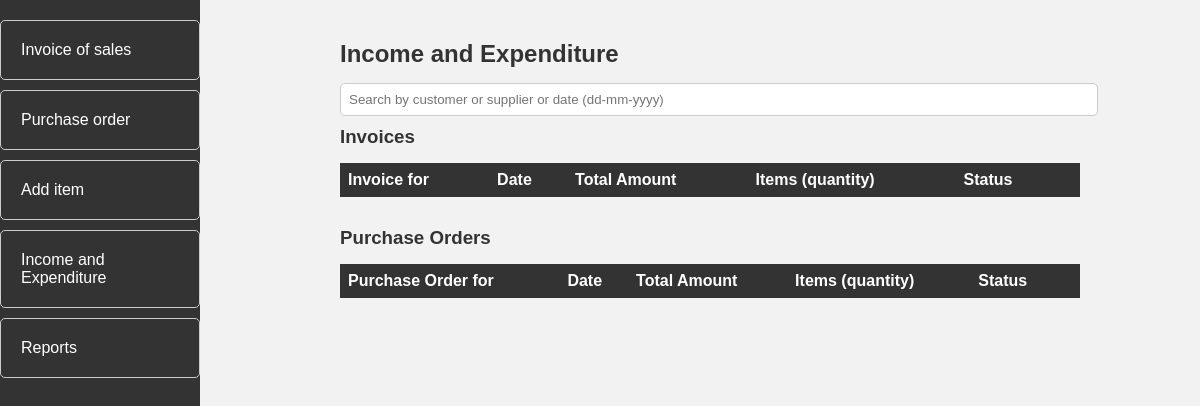
/income-and-expenditure/, run on an earlier commit of the app's database.
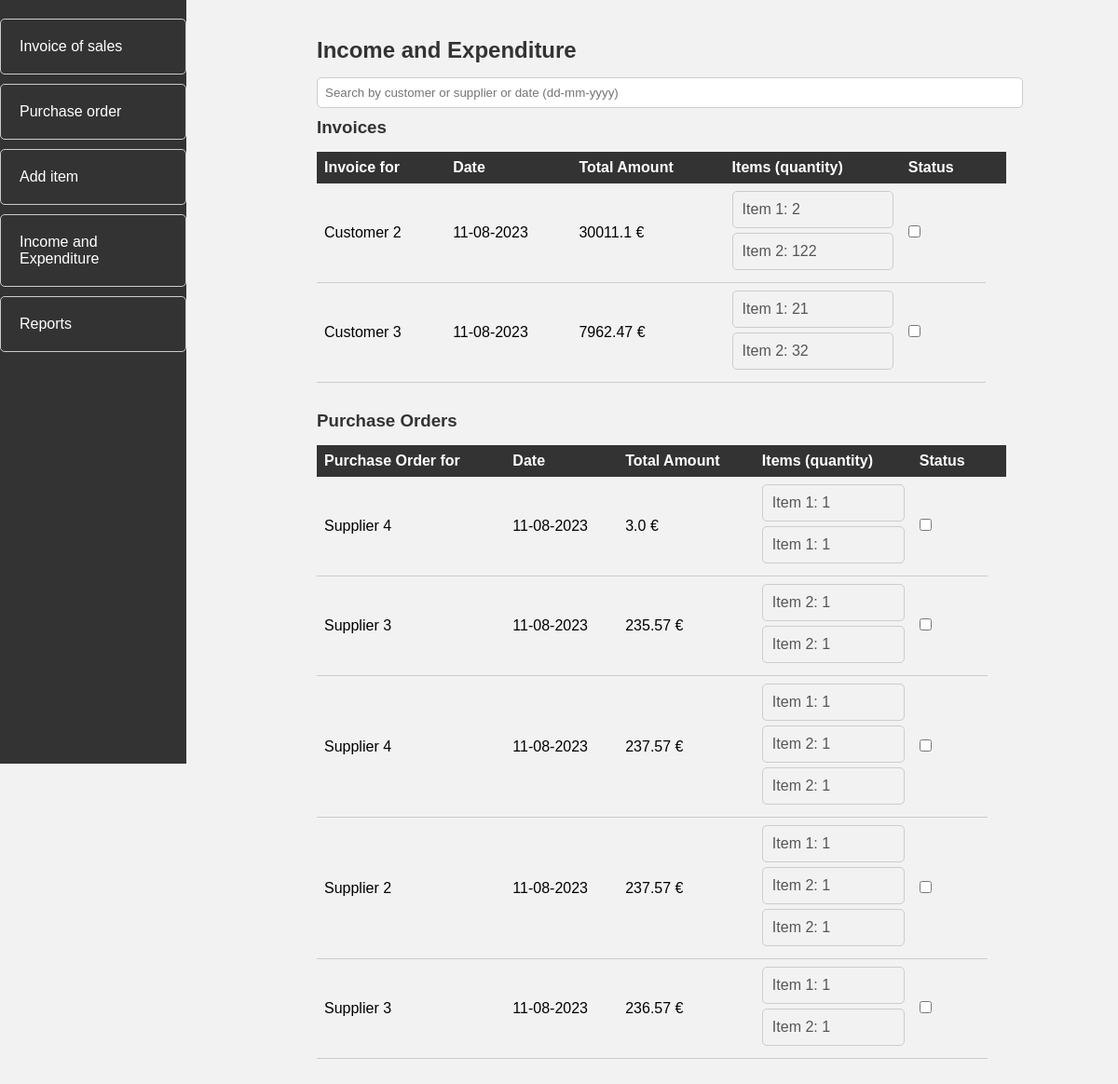
And on a later commit of the database.
### polls/models.py (models this page shows, shortened)
class Invoice(models.Model):
    customer = models.ForeignKey(Customers, on_delete=models.CASCADE)
    iPubDate = models.DateField("date published")
    iTotal = models.FloatField(default=0.00, null=False, validators=[MinValueValidator(0.01)])
    iComplete = models.BooleanField()

class Customers(models.Model):
    cName = models.TextField(max_length=40, null=False, blank=False)
    def __str__(self):
        return self.cName

class CustomerItems(models.Model):
    invoice = models.ForeignKey(Invoice, on_delete=models.CASCADE)
    cItem = models.ForeignKey(Inventory, on_delete=models.CASCADE)
    amount = models.IntegerField(default=0, null=True, blank=True, validators=[MinValueValidator(0)])
    invoice_item = models.BooleanField(default=False)

class Inventory(models.Model):
    item = models.TextField(max_length=40, null=False, blank=False)
    description = models.TextField(max_length=300, null=False, blank=False)
    quantity = models.IntegerField(default=0, null=False, blank=False, validators=[MinValueValidator(0)])
    purchasePrice = models.FloatField(null=False, blank=False, validators=[MinValueValidator(0.01)])
    salePrice = models.FloatField(null=False, blank=False, validators=[MinValueValidator(0.01)])

class PurchaseOrder(models.Model):
    supplier = models.ForeignKey(Suppliers, on_delete=models.CASCADE)
    pubDate = models.DateField("date published")
    total = models.FloatField(default=0, null=False, validators=[MinValueValidator(0.01)])
    complete = models.BooleanField()

class Suppliers(models.Model):
    sName = models.TextField(max_length=40, null=False, blank=False)
    def __str__(self):
        return self.sName

class SupplierItems(models.Model):
    purchase = models.ForeignKey(PurchaseOrder, on_delete=models.CASCADE)
    sItem = models.ForeignKey(Inventory, on_delete=models.CASCADE)
    amount = models.IntegerField(default=0, null=True, blank=True, validators=[MinValueValidator(0)])
    order_item = models.BooleanField(default=False)

### polls/views.py (the view)
# urls.py: path("income-and-expenditure/", views.IncomeAndExpenditureView.as_view(), name="income_and_expenditure"),
class IncomeAndExpenditureView(View):
    def get(self, request):
        invoices = Invoice.objects.all()
        purchase_orders = PurchaseOrder.objects.all()
        invoice_data = []
        for invoice in invoices:
            total_amount = invoice.iTotal
            items = CustomerItems.objects.filter(invoice=invoice)
            invoice_data.append({'invoice': invoice, 'items': items, 'total_amount': total_amount})
        purchase_order_data = []
        for purchase_order in purchase_orders:
            total_amount = purchase_order.total
            items = SupplierItems.objects.filter(purchase=purchase_order)
            purchase_order_data.append({'purchase_order': purchase_order, 'items': items, 'total_amount': total_amount})
        return render(request, 'polls/income_and_expenditure.html', {'invoice_data': invoice_data, 'purchase_order_data': purchase_order_data})

### polls/templates/polls/income_and_expenditure.html (shortened to what this page needs)
<!DOCTYPE html>
<html lang="en">
<head>
    {% load static %}
    <link rel="stylesheet" href="{% static 'polls/css/style.css' %}">
</head>
<body>
    <div class="sidebar">
        <ul>
            <li class="tab-link" data-tab="invoice-of-sales"><a href="{% url 'polls:invoice_of_sales' %}">Invoice of sales</a></li>
            <li class="tab-link" data-tab="purchase-order"><a href="{% url 'polls:purchase_order' %}">Purchase order</a></li>
            <li class="tab-link" data-tab="reports"><a href="{% url 'polls:add_item' %}">Add item</a></li>
            <li class="tab-link active" data-tab="income-and-expenditure"><a href="#">Income and Expenditure</a></li>
            <li class="tab-link" data-tab="reports"><a href="{% url 'polls:reports' %}">Reports</a></li>
        </ul>
    </div>
    <div class="content">
        <div id="income-and-expenditure" class="tab_content">
            <h2>Income and Expenditure</h2>
            <input type="text" id="searchField" class="searchField" placeholder="Search by customer or supplier or date (dd-mm-yyyy)">
            <h3>Invoices</h3>
            <table class="invoice-table" id="invoiceTable">
                <thead>
                    <tr>
                        <th>Invoice for</th>
                        <th>Date</th>
                        <th>Total Amount</th>
                        <th>Items (quantity)</th>
                        <th>Status<th>
                    </tr>
                </thead>
                <tbody>
                    {% for data in invoice_data %}
                    <tr>
                        <td>{{ data.invoice.customer }}</td>
                        <td>{{ data.invoice.iPubDate | date:"d-m-Y" }}</td>
                        <td>{{ data.total_amount }} €</td>
                        <td>
                            <ul>
                                {% for item in data.items %}
                                <li>{{ item.cItem.item }}: {{ item.amount }}</li>
                                {% endfor %}
                            </ul>
                        </td>
                        <td>
                            <input type="checkbox" class="invoice-complete" data-invoice-id="{{ data.invoice.id }}"
                                data-status="mark-invoice-complete"
                                {% if data.invoice.iComplete %} checked {% endif %}>
                        </td>
                    </tr>
                    {% endfor %}
                </tbody>
            </table>
            <h3>Purchase Orders</h3>
            <table class="purchase-order-table" id="purchaseOrderTable">
                <thead>
                    <tr>
                        <th>Purchase Order for</th>
                        <th>Date</th>
                        <th>Total Amount</th>
                        <th>Items (quantity)</th>
                        <th>Status<th>
                    </tr>
                </thead>
                <tbody>
                    {% for data in purchase_order_data %}
                    <tr>
                        <td>{{ data.purchase_order.supplier }}</td>
                        <td>{{ data.purchase_order.pubDate | date:"d-m-Y" }}</td>
                        <td>{{ data.total_amount }} €</td>
                        <td>
                            <ul>
                                {% for item in data.items %}
                                <li>{{ item.sItem.item }}: {{ item.amount }}</li>
                                {% endfor %}
                            </ul>
                        </td>
                        <td>
                            <input type="checkbox" class="purchase-order-complete" data-purchase-id="{{ data.purchase_order.id }}"
                                data-status="mark-purchase-order-complete"
                                {% if data.purchase_order.complete %} checked {% endif %}>
                        </td>
                    </tr>
                    {% endfor %}
                </tbody>
            </table>
        </div>
    </div>
</body>
</html>

### polls/static/polls/css/style.css (style rules this page uses)
body, h1, h2, h3, h4, h5, h6, p, ul, ol, li, form, input, button, table, th, td { margin: 0; padding: 0; border: 0; font-family: Arial, sans-serif; }
body { background-color: #f2f2f2; }
.content { padding: 20px; max-width: 1000px; margin: 0 auto; }
.sidebar { background-color: #333; color: #fff; width: 200px; height: 100vh; position: fixed; top: 0; left: 0; padding-top: 20px; }
.sidebar ul { list-style: none; }
.sidebar li { margin-bottom: 10px; }
.sidebar a { color: #fff; text-decoration: none; display: block; padding: 10px; }
.content .tab_content { margin-left: 220px; padding: 20px; }
h2 { margin-bottom: 20px; }
input[type="text"], input[type="date"], input[type="number"] { width: 100%; padding: 8px; margin-bottom: 10px; border: 1px solid #ccc; border-radius: 5px; }
table { width: 100%; border-collapse: collapse; }
th, td { padding: 8px; text-align: left; }
th { background-color: #333; color: #fff; }
tr:nth-child(even) { background-color: #f2f2f2; }
h2, h3 { margin-bottom: 15px; color: #333; }
ul { list-style-type: none; }
ul li { padding: 10px; border: 1px solid #ccc; border-radius: 5px; margin-bottom: 10px; }
.invoice-table, .purchase-order-table { width: 100%; border-collapse: collapse; margin-bottom: 30px; }
.invoice-table th, .purchase-order-table th { background-color: #333; color: #fff; padding: 8px; text-align: left; }
.invoice-table td, .purchase-order-table td { padding: 8px; text-align: left; border-bottom: 1px solid #ccc; }
.invoice-table ul, .purchase-order-table ul { list-style-type: none; margin: 0; padding: 0; }
.invoice-table li, .purchase-order-table li { margin-bottom: 5px; color: #555; }
#searchField { width: 100%; padding: 8px; margin-bottom: 10px; border: 1px solid #ccc; border-radius: 5px; }

What changed in the data, as far as the page shows it:
added Invoice: invoice.customer "Customer 2", invoice.iPubDate "11-08-2023", total_amount "30011.1"
added CustomerItems: cItem.item "Item 1", amount "2", shown under "Customer 2"
added CustomerItems: cItem.item "Item 2", amount "122", shown under "Customer 2"
added Invoice: invoice.customer "Customer 3", invoice.iPubDate "11-08-2023", total_amount "7962.47"
added CustomerItems: cItem.item "Item 1", amount "21", shown under "Customer 3"
added CustomerItems: cItem.item "Item 2", amount "32", shown under "Customer 3"
added PurchaseOrder: purchase_order.supplier "Supplier 4", purchase_order.pubDate "11-08-2023", total_amount "3.0"
added SupplierItems: sItem.item "Item 1", amount "1", shown under "Supplier 4"
added SupplierItems: sItem.item "Item 1", amount "1", shown under "Supplier 4"
added PurchaseOrder: purchase_order.supplier "Supplier 3", purchase_order.pubDate "11-08-2023", total_amount "235.57"
added SupplierItems: sItem.item "Item 2", amount "1", shown under "Supplier 3"
added SupplierItems: sItem.item "Item 2", amount "1", shown under "Supplier 3"
added PurchaseOrder: purchase_order.supplier "Supplier 4", purchase_order.pubDate "11-08-2023", total_amount "237.57"
added SupplierItems: sItem.item "Item 1", amount "1", shown under "Supplier 4"
added SupplierItems: sItem.item "Item 2", amount "1", shown under "Supplier 4"
added SupplierItems: sItem.item "Item 2", amount "1", shown under "Supplier 4"
added PurchaseOrder: purchase_order.supplier "Supplier 2", purchase_order.pubDate "11-08-2023", total_amount "237.57"
added SupplierItems: sItem.item "Item 1", amount "1", shown under "Supplier 2"
added SupplierItems: sItem.item "Item 2", amount "1", shown under "Supplier 2"
added SupplierItems: sItem.item "Item 2", amount "1", shown under "Supplier 2"
added PurchaseOrder: purchase_order.supplier "Supplier 3", purchase_order.pubDate "11-08-2023", total_amount "236.57"
added SupplierItems: sItem.item "Item 1", amount "1", shown under "Supplier 3"
added SupplierItems: sItem.item "Item 2", amount "1", shown under "Supplier 3"
